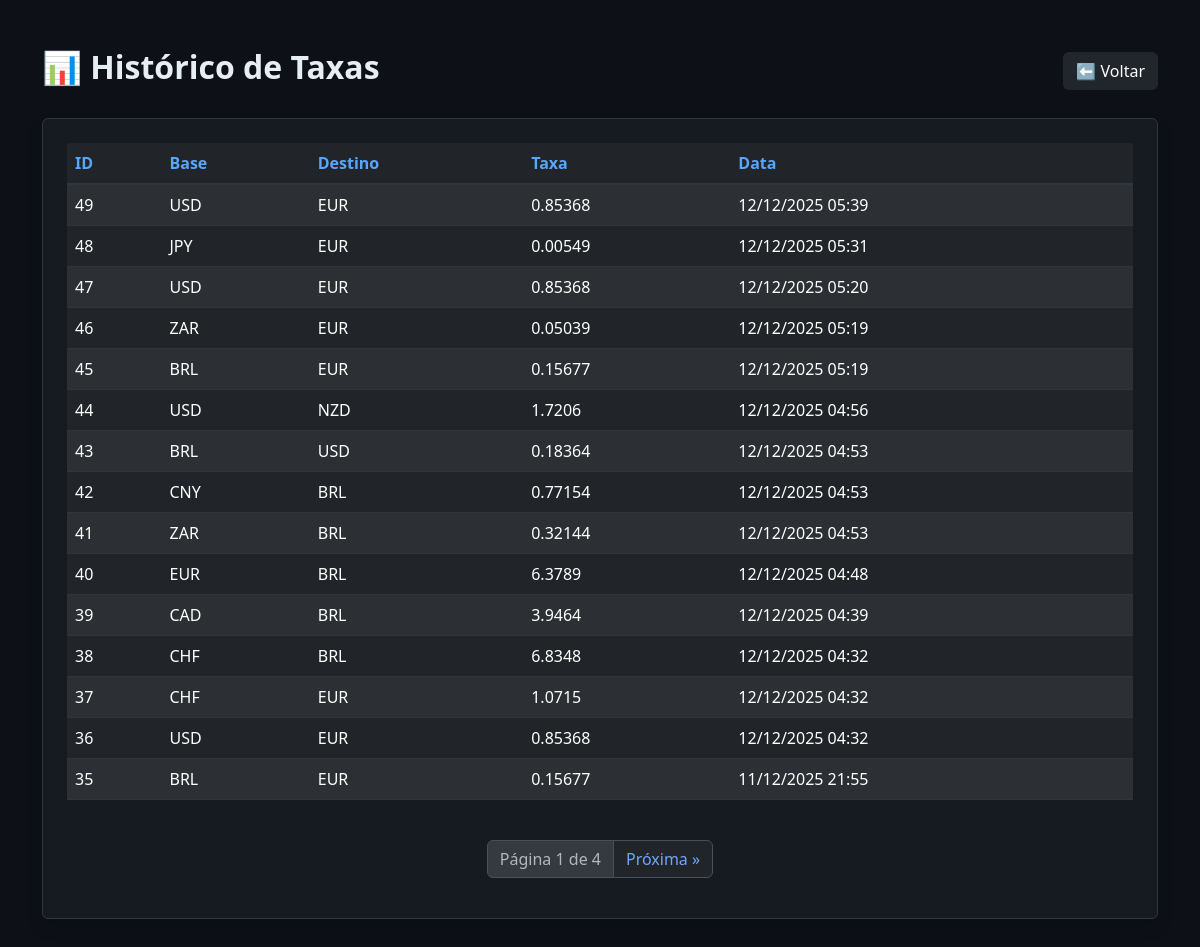
Before: /rates/ with the older database file.
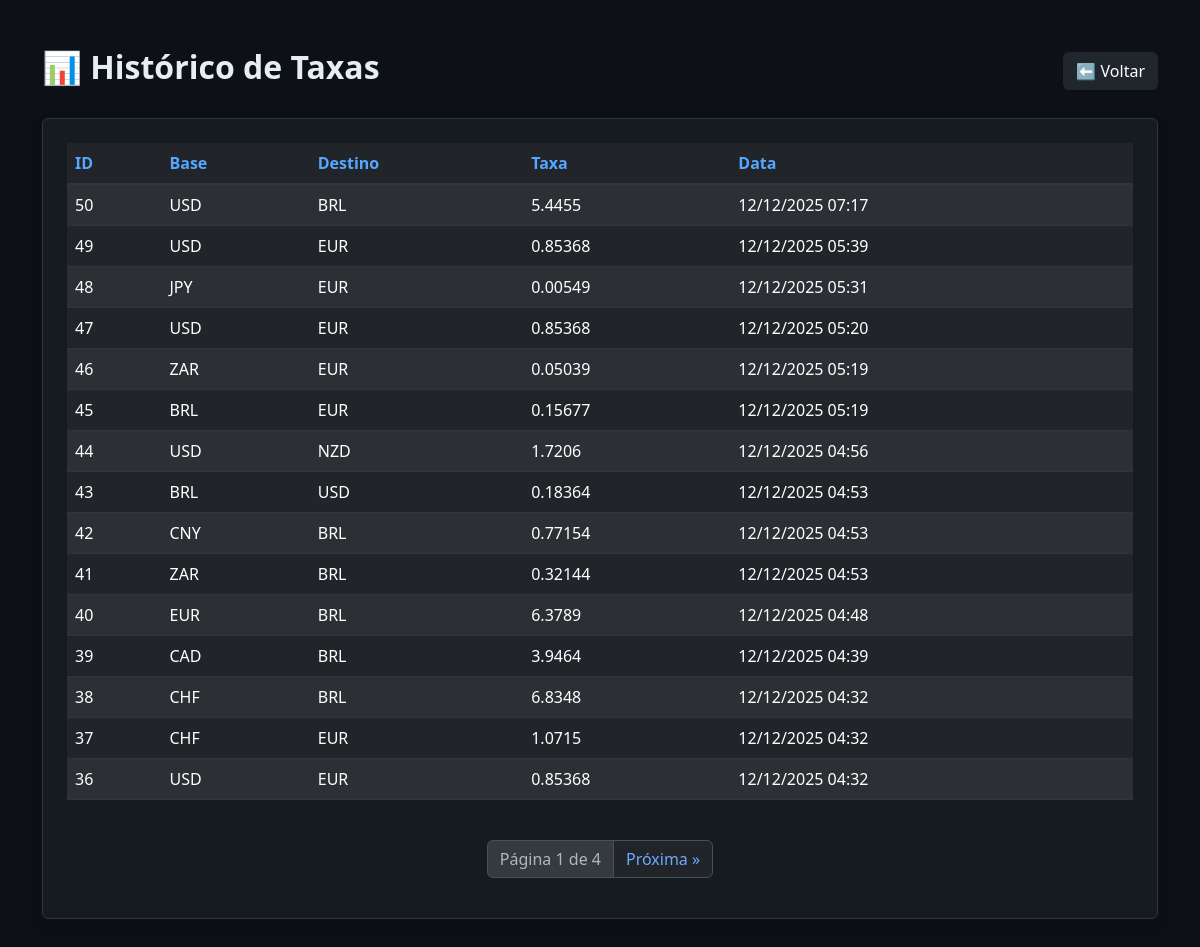
After: the same page with the newer database file.
### currency_app/models.py (models this page shows, shortened)
class CurrencyRate(models.Model):
    base_currency = models.CharField(max_length=10)
    target_currency = models.CharField(max_length=10)
    rate = models.FloatField()
    created_at = models.DateTimeField(auto_now_add=True)

### frontend/views.py (the view)
# urls.py: path("rates/", CurrencyListView.as_view(), name="rate_list"),
class CurrencyListView(ListView):
    model = CurrencyRate
    template_name = "currency_list.html"
    context_object_name = "rates"
    ordering = ["-created_at"] #ordena por mais recente
    paginate_by = 15 #paginação

### templates/currency_list.html (shortened to what this page needs)
{% load static %}
<!DOCTYPE html>
<html lang="pt-br" data-bs-theme="dark">
<head>
    <link href="https://cdn.jsdelivr.net/npm/bootstrap@5.3.2/dist/css/bootstrap.min.css" rel="stylesheet">
    <link rel="stylesheet" href="{% static 'css/list.css' %}">
</head>
<body>
<div class="container py-5">
    <div class="d-flex justify-content-between align-items-center mb-4">
        <h2 class="fw-bold">📊 Histórico de Taxas</h2>
        <a href="{% url 'home' %}" class="btn btn-back">
            ⬅ Voltar
        </a>
    </div>
    <div class="card shadow p-4">
        <div class="table-responsive">
            <table class="table table-dark-custom table-hover table-striped align-middle">
                <thead>
                    <tr>
                        <th>ID</th>
                        <th>Base</th>
                        <th>Destino</th>
                        <th>Taxa</th>
                        <th>Data</th>
                    </tr>
                </thead>
                <tbody>
                {% for rate in rates %}
                    <tr>
                        <td>{{ rate.id }}</td>
                        <td>{{ rate.base_currency }}</td>
                        <td>{{ rate.target_currency }}</td>
                        <td>{{ rate.rate }}</td>
                        <td>{{ rate.created_at|date:"d/m/Y H:i" }}</td>
                    </tr>
                {% empty %}
                    <tr>
                        <td colspan="5" class="text-center py-4">
                            Nenhum dado encontrado.
                        </td>
                    </tr>
                {% endfor %}
                </tbody>
            </table>
        </div>
        <nav>
            <ul class="pagination justify-content-center mt-4">
                <li class="page-item disabled">
                    <a class="page-link">
                        Página {{ page_obj.number }} de {{ page_obj.paginator.num_pages }}
                    </a>
                </li>
                {% if page_obj.has_next %}
                    <li class="page-item">
                        <a class="page-link" href="?page={{ page_obj.next_page_number }}">Próxima &raquo;</a>
                    </li>
                {% endif %}
            </ul>
        </nav>
    </div>
</div>
</body>
</html>

### static/css/list.css (style rules this page uses)
body { background-color: #0d1117; color: #e6edf3; }
.table-dark-custom { background-color: #161b22; }
.table-dark-custom th { color: #57a6ff; border-bottom: 2px solid #30363d !important; }
.table-dark-custom td { border-color: #30363d !important; }
.card { background-color: #161b22; border: 1px solid #30363d; }
.btn-back { background-color: #21262d; color: #fff; }

Changed rows visible on the page:
no longer on this page (row unchanged): CurrencyRate: id "35", base_currency "BRL", target_currency "EUR", rate "0.15677", created_at "11/12/2025 21:55"
added CurrencyRate: id "50", base_currency "USD", target_currency "BRL", rate "5.4455", created_at "12/12/2025 07:17"
